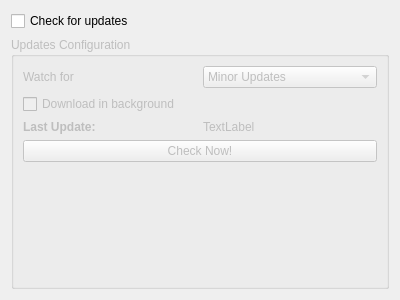
<?xml version="1.0" encoding="UTF-8"?>
<ui version="4.0">
 <class>Updates</class>
 <widget class="QWidget" name="Updates">
  <property name="geometry">
   <rect>
    <x>0</x>
    <y>0</y>
    <width>400</width>
    <height>300</height>
   </rect>
  </property>
  <property name="windowTitle">
   <string>Updates</string>
  </property>
  <property name="windowIcon">
   <iconset resource="../resources.qrc">
    <normaloff>:/icons/actions/download-later.png</normaloff>:/icons/actions/download-later.png</iconset>
  </property>
  <layout class="QVBoxLayout" name="verticalLayout">
   <item>
    <widget class="QCheckBox" name="checkBox">
     <property name="text">
      <string>Check for updates</string>
     </property>
    </widget>
   </item>
   <item>
    <widget class="QGroupBox" name="groupBox">
     <property name="enabled">
      <bool>false</bool>
     </property>
     <property name="title">
      <string>Updates Configuration</string>
     </property>
     <layout class="QGridLayout" name="gridLayout">
      <item row="0" column="0">
       <layout class="QHBoxLayout" name="horizontalLayout">
        <item>
         <widget class="QLabel" name="label">
          <property name="text">
           <string>Watch for</string>
          </property>
         </widget>
        </item>
        <item>
         <widget class="QComboBox" name="comboBox">
          <item>
           <property name="text">
            <string>Minor Updates</string>
           </property>
          </item>
          <item>
           <property name="text">
            <string>All Updates</string>
           </property>
          </item>
         </widget>
        </item>
       </layout>
      </item>
      <item row="1" column="0">
       <widget class="QCheckBox" name="checkBox_2">
        <property name="text">
         <string>Download in background</string>
        </property>
       </widget>
      </item>
      <item row="2" column="0">
       <layout class="QHBoxLayout" name="horizontalLayout_2">
        <item>
         <widget class="QLabel" name="label_2">
          <property name="font">
           <font>
            <weight>75</weight>
            <bold>true</bold>
           </font>
          </property>
          <property name="text">
           <string>Last Update:</string>
          </property>
         </widget>
        </item>
        <item>
         <widget class="QLabel" name="label_3">
          <property name="text">
           <string>TextLabel</string>
          </property>
         </widget>
        </item>
       </layout>
      </item>
      <item row="6" column="0">
       <spacer name="verticalSpacer">
        <property name="orientation">
         <enum>Qt::Vertical</enum>
        </property>
        <property name="sizeHint" stdset="0">
         <size>
          <width>20</width>
          <height>40</height>
         </size>
        </property>
       </spacer>
      </item>
      <item row="4" column="0">
       <widget class="QPushButton" name="pushButton">
        <property name="text">
         <string>Check Now!</string>
        </property>
       </widget>
      </item>
     </layout>
    </widget>
   </item>
  </layout>
 </widget>
 <resources>
  <include location="../resources.qrc"/>
 </resources>
 <connections>
  <connection>
   <sender>checkBox</sender>
   <signal>toggled(bool)</signal>
   <receiver>groupBox</receiver>
   <slot>setEnabled(bool)</slot>
   <hints>
    <hint type="sourcelabel">
     <x>145</x>
     <y>39</y>
    </hint>
    <hint type="destinationlabel">
     <x>159</x>
     <y>93</y>
    </hint>
   </hints>
  </connection>
 </connections>
</ui>
